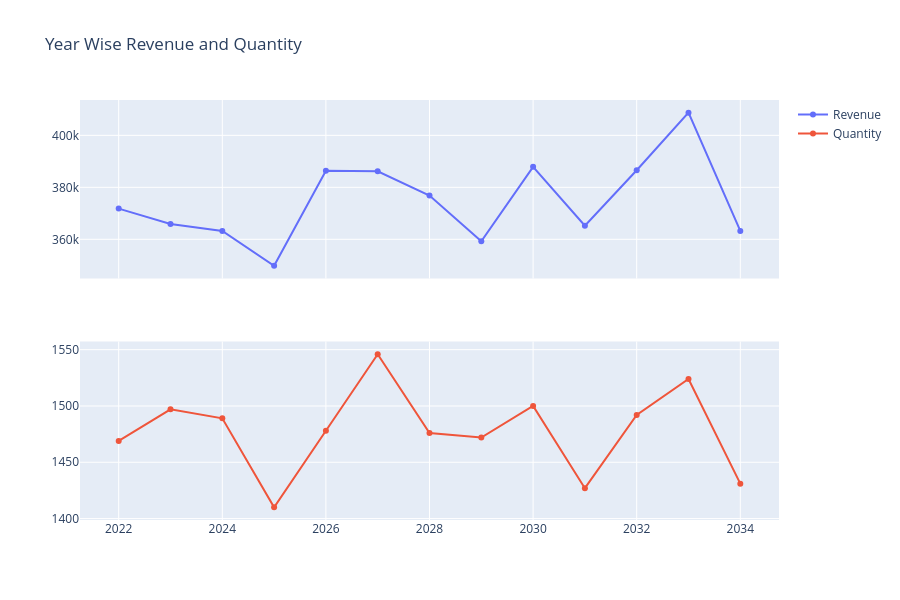

The notebook cell saved with this chart:
### Code cell
fig = make_subplots(rows=2, cols=1, shared_xaxes=True)
fig.add_trace(go.Scatter(x=yearlyAnalysis['year'], y=yearlyAnalysis['revenue'], name="Revenue"),row=1,col=1)
fig.add_trace(go.Scatter(x=yearlyAnalysis['year'], y=yearlyAnalysis['quantity'], name="Quantity"),row=2,col=1)
fig.update_layout(height = 600, title="Year Wise Revenue and Quantity")
fig.show()

### Figure 1 — Plotly figure (JSON) as saved in the notebook; plotly's stock layout.template omitted (floating-point values rounded to 4 significant figures)
{"data": [{"name": "Revenue", "type": "scatter", "x": [2034, 2033, 2032, 2031, 2030, 2029, 2028, 2027, 2026, 2025, 2024, 2023, 2022], "xaxis": "x", "y": [363200.0, 408700.0, 386600.0, 365300.0, 387900.0, 359200.0, 376800.0, 386200.0, 386400.0, 349800.0, 363200.0, 365900.0, 371800.0], "yaxis": "y"}, {"name": "Quantity", "type": "scatter", "x": [2034, 2033, 2032, 2031, 2030, 2029, 2028, 2027, 2026, 2025, 2024, 2023, 2022], "xaxis": "x2", "y": [1431, 1524, 1492, 1427, 1500, 1472, 1476, 1546, 1478, 1410, 1489, 1497, 1469], "yaxis": "y2"}], "layout": {"height": 600, "title": {"text": "Year Wise Revenue and Quantity"}, "xaxis": {"anchor": "y", "domain": [0, 1], "matches": "x2", "showticklabels": false}, "xaxis2": {"anchor": "y2", "domain": [0, 1]}, "yaxis": {"anchor": "x", "domain": [0.575, 1]}, "yaxis2": {"anchor": "x2", "domain": [0, 0.425]}}}
